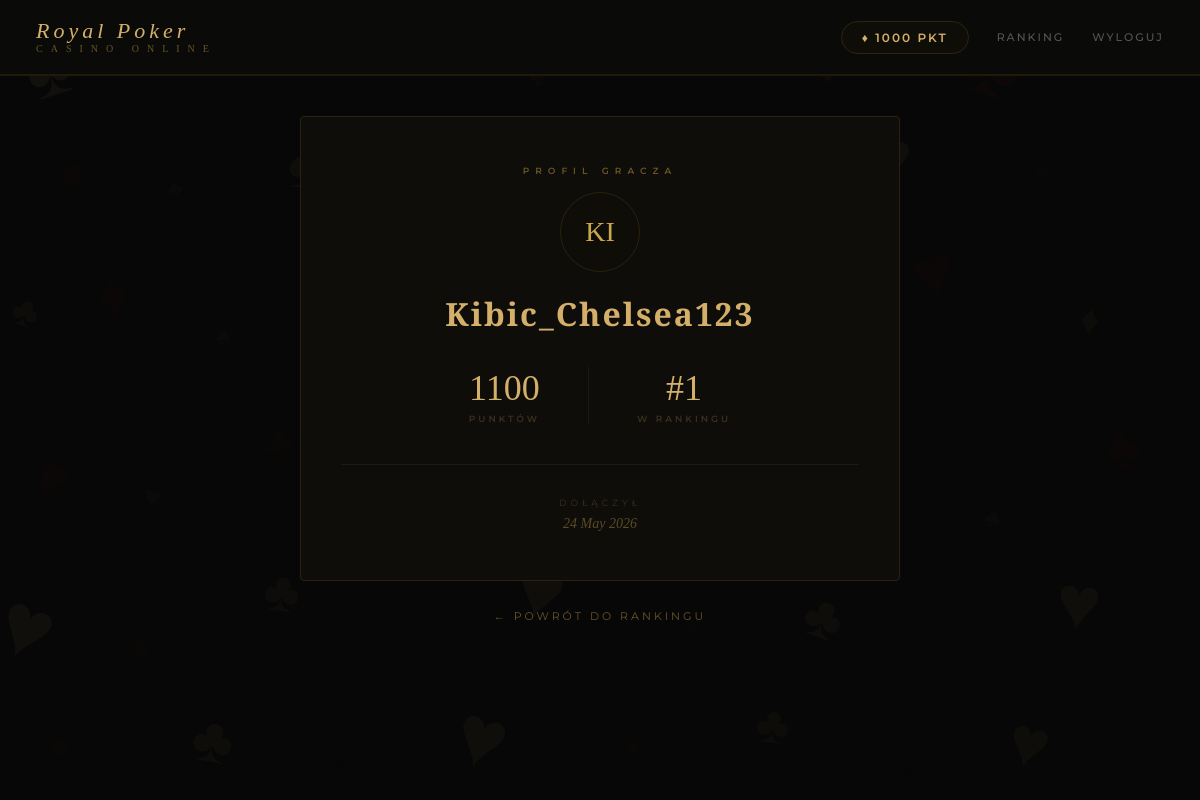
/ranking/profil/Kibic_Chelsea123/ (signed in), run on the app's committed database.
### accounts/models.py (models this page shows)
class Player(AbstractUser):
    points = models.IntegerField(default=1000)
    groups = models.ManyToManyField(
        'auth.Group',
        blank=True,
        related_name='player_set'
    )
    user_permissions = models.ManyToManyField(
        'auth.Permission',
        blank=True,
        related_name='player_set'
    )

### ranking/views.py (the view)
# urls.py: path('profil/<str:username>/', views.profil_view, name='profil'),
def profil_view(request, username):
    player = get_object_or_404(Player, username=username)
    pozycja = Player.objects.filter(points__gt=player.points).count() + 1
    return render(request, 'ranking/profil.html', {'player': player, 'pozycja': pozycja})

### ranking/templates/ranking/profil.html (shortened to what this page needs)
{% extends 'base.html' %}
{% block content %}
<div style="max-width:600px;margin:0 auto;">
    <div class="card" style="text-align:center;padding:48px 40px;">
        <div style="font-size:9px;letter-spacing:6px;color:#6a5525;margin-bottom:16px;font-weight:600;">PROFIL GRACZA</div>
        <div style="width:80px;height:80px;border-radius:50%;background:#0f0d08;border:1px solid #2a220e;display:flex;align-items:center;justify-content:center;font-family:'Playfair Display',serif;font-size:28px;color:#c9a84c;margin:0 auto 20px;">
            {{ player.username|slice:":2"|upper }}
        </div>
        <h2 style="font-size:32px;margin-bottom:4px;">{{ player.username }}</h2>
        <div style="display:flex;justify-content:center;gap:48px;margin-top:32px;">
            <div>
                <div style="font-family:'Playfair Display',serif;font-size:36px;color:#d4af6a;">{{ player.points }}</div>
                <div style="font-size:9px;letter-spacing:3px;color:#3a3020;margin-top:4px;font-weight:600;">PUNKTÓW</div>
            </div>
            <div>
                <div style="font-family:'Playfair Display',serif;font-size:36px;color:#d4af6a;">#{{ pozycja }}</div>
                <div style="font-size:9px;letter-spacing:3px;color:#3a3020;margin-top:4px;font-weight:600;">W RANKINGU</div>
            </div>
        </div>
        <div style="margin-top:40px;padding-top:32px;border-top:1px solid #1a1a1a;">
            <div style="font-size:9px;letter-spacing:4px;color:#3a3020;margin-bottom:8px;">DOŁĄCZYŁ</div>
            <div style="font-family:'Playfair Display',serif;font-style:italic;font-size:14px;color:#5a4a28;">{{ player.date_joined|date:"d F Y" }}</div>
        </div>
    </div>
    <div style="text-align:center;margin-top:8px;">
        <a href="/ranking/" style="font-size:11px;letter-spacing:3px;color:#6a5525;text-decoration:none;">← POWRÓT DO RANKINGU</a>
    </div>
</div>
{% endblock %}

### templates/base.html (shortened to what this page needs)
<!DOCTYPE html>
<html lang="pl">
<head>
</head>
<body>
    <div class="suits-bg">
        <span style="font-size:88px;top:2%;left:2%;opacity:.055;color:#d4af6a;transform:rotate(-18deg)">♠</span>
        <span style="font-size:44px;top:5%;left:10%;opacity:.04;color:#8b2020;transform:rotate(12deg)">♥</span>
        <span style="font-size:26px;top:3%;left:20%;opacity:.03;color:#d4af6a;transform:rotate(-5deg)">♦</span>
        <span style="font-size:60px;top:1%;left:32%;opacity:.035;color:#8b2020;transform:rotate(22deg)">♣</span>
        <span style="font-size:32px;top:7%;left:44%;opacity:.025;color:#d4af6a;transform:rotate(-10deg)">♠</span>
        <span style="font-size:70px;top:2%;left:56%;opacity:.04;color:#8b2020;transform:rotate(8deg)">♥</span>
        <span style="font-size:38px;top:6%;left:68%;opacity:.03;color:#d4af6a;transform:rotate(-20deg)">♦</span>
        <span style="font-size:95px;top:1%;left:80%;opacity:.055;color:#8b2020;transform:rotate(15deg)">♣</span>
        <span style="font-size:28px;top:4%;left:92%;opacity:.03;color:#d4af6a;transform:rotate(-8deg)">♠</span>
        <span style="font-size:50px;top:18%;left:5%;opacity:.035;color:#8b2020;transform:rotate(25deg)">♦</span>
        <span style="font-size:22px;top:22%;left:14%;opacity:.025;color:#d4af6a;transform:rotate(-14deg)">♣</span>
        <span style="font-size:75px;top:15%;left:24%;opacity:.04;color:#d4af6a;transform:rotate(6deg)">♠</span>
        <span style="font-size:34px;top:20%;left:38%;opacity:.03;color:#8b2020;transform:rotate(-22deg)">♥</span>
        <span style="font-size:55px;top:16%;left:50%;opacity:.035;color:#d4af6a;transform:rotate(18deg)">♦</span>
        <span style="font-size:24px;top:24%;left:62%;opacity:.025;color:#8b2020;transform:rotate(-9deg)">♣</span>
        <span style="font-size:80px;top:14%;left:72%;opacity:.045;color:#d4af6a;transform:rotate(12deg)">♥</span>
        <span style="font-size:36px;top:19%;left:86%;opacity:.03;color:#8b2020;transform:rotate(-16deg)">♠</span>
        <span style="font-size:42px;top:36%;left:1%;opacity:.03;color:#d4af6a;transform:rotate(20deg)">♣</span>
        <span style="font-size:66px;top:32%;left:8%;opacity:.04;color:#8b2020;transform:rotate(-11deg)">♦</span>
        <span style="font-size:28px;top:40%;left:18%;opacity:.025;color:#d4af6a;transform:rotate(7deg)">♠</span>
        <span style="font-size:85px;top:30%;left:28%;opacity:.045;color:#8b2020;transform:rotate(-24deg)">♥</span>
        <span style="font-size:30px;top:38%;left:42%;opacity:.025;color:#d4af6a;transform:rotate(13deg)">♦</span>
        <span style="font-size:58px;top:33%;left:54%;opacity:.038;color:#8b2020;transform:rotate(-7deg)">♣</span>
        <span style="font-size:22px;top:42%;left:66%;opacity:.022;color:#d4af6a;transform:rotate(19deg)">♠</span>
        <span style="font-size:72px;top:29%;left:76%;opacity:.042;color:#8b2020;transform:rotate(-13deg)">♥</span>
        <span style="font-size:40px;top:37%;left:90%;opacity:.03;color:#d4af6a;transform:rotate(9deg)">♦</span>
        <span style="font-size:62px;top:55%;left:3%;opacity:.038;color:#8b2020;transform:rotate(-17deg)">♠</span>
        <span style="font-size:30px;top:60%;left:12%;opacity:.025;color:#d4af6a;transform:rotate(14deg)">♥</span>
        <span style="font-size:48px;top:52%;left:22%;opacity:.032;color:#8b2020;transform:rotate(-6deg)">♣</span>
        <span style="font-size:20px;top:62%;left:34%;opacity:.022;color:#d4af6a;transform:rotate(21deg)">♦</span>
        <span style="font-size:78px;top:50%;left:44%;opacity:.042;color:#8b2020;transform:rotate(-15deg)">♠</span>
        <span style="font-size:36px;top:58%;left:58%;opacity:.028;color:#d4af6a;transform:rotate(10deg)">♥</span>
        <span style="font-size:54px;top:53%;left:70%;opacity:.035;color:#8b2020;transform:rotate(-22deg)">♦</span>
        <span style="font-size:26px;top:63%;left:82%;opacity:.022;color:#d4af6a;transform:rotate(16deg)">♣</span>
        <span style="font-size:68px;top:51%;left:92%;opacity:.04;color:#8b2020;transform:rotate(-8deg)">♠</span>
        <span style="font-size:90px;top:72%;left:0%;opacity:.05;color:#d4af6a;transform:rotate(22deg)">♥</span>
        <span style="font-size:38px;top:78%;left:11%;opacity:.03;color:#8b2020;transform:rotate(-12deg)">♦</span>
        <span style="font-size:56px;top:70%;left:22%;opacity:.036;color:#d4af6a;transform:rotate(8deg)">♣</span>
        <span style="font-size:24px;top:80%;left:33%;opacity:.022;color:#8b2020;transform:rotate(-18deg)">♠</span>
        <span style="font-size:82px;top:68%;left:43%;opacity:.046;color:#d4af6a;transform:rotate(14deg)">♥</span>
        <span style="font-size:32px;top:76%;left:57%;opacity:.026;color:#8b2020;transform:rotate(-5deg)">♦</span>
        <span style="font-size:60px;top:73%;left:67%;opacity:.038;color:#d4af6a;transform:rotate(20deg)">♣</span>
        <span style="font-size:28px;top:82%;left:79%;opacity:.022;color:#8b2020;transform:rotate(-10deg)">♠</span>
        <span style="font-size:76px;top:70%;left:88%;opacity:.044;color:#d4af6a;transform:rotate(6deg)">♥</span>
        <span style="font-size:46px;top:90%;left:4%;opacity:.03;color:#8b2020;transform:rotate(-20deg)">♦</span>
        <span style="font-size:64px;top:88%;left:16%;opacity:.038;color:#d4af6a;transform:rotate(11deg)">♣</span>
        <span style="font-size:22px;top:93%;left:28%;opacity:.02;color:#8b2020;transform:rotate(-7deg)">♠</span>
        <span style="font-size:86px;top:86%;left:38%;opacity:.048;color:#d4af6a;transform:rotate(17deg)">♥</span>
        <span style="font-size:34px;top:91%;left:52%;opacity:.026;color:#8b2020;transform:rotate(-13deg)">♦</span>
        <span style="font-size:52px;top:87%;left:63%;opacity:.033;color:#d4af6a;transform:rotate(9deg)">♣</span>
        <span style="font-size:26px;top:94%;left:75%;opacity:.02;color:#8b2020;transform:rotate(-21deg)">♠</span>
        <span style="font-size:70px;top:88%;left:84%;opacity:.04;color:#d4af6a;transform:rotate(15deg)">♥</span>
    </div>
    <nav>
        <a href="/" class="nav-logo">Royal Poker<span>CASINO ONLINE</span></a>
        <div class="nav-links">
            {% if user.is_authenticated %}
                <span class="nav-points">♦ {{ user.points }} PKT</span>
                <a href="/ranking/">RANKING</a>
                <a href="/accounts/logout/">WYLOGUJ</a>
            {% else %}
                <a href="/accounts/login/">LOGOWANIE</a>
                <a href="/accounts/register/">REJESTRACJA</a>
            {% endif %}
        </div>
    </nav>
    <div class="container">
        {% block content %}{% endblock %}
    </div>
</body>
</html>

### templates/base.html (style rules this page uses)
* { margin: 0; padding: 0; box-sizing: border-box; }
body { background-color: #070707; color: #f0e6d3; font-family: 'Montserrat', sans-serif; min-height: 100vh; }
nav { background: #0a0a08; border-bottom: 2px solid #1f1a0a; padding: 20px 36px; display: flex; justify-content: space-between; align-items: center; position: relative; z-index: 3; }
.nav-logo { font-family: 'Playfair Display', serif; font-size: 22px; color: #d4af6a; letter-spacing: 4px; font-style: italic; line-height: 1; text-decoration: none; }
.nav-logo span { font-style: normal; font-size: 10px; letter-spacing: 8px; display: block; color: #6a5525; margin-top: 2px; }
.nav-links { display: flex; align-items: center; gap: 28px; }
.nav-links a { font-size: 11px; color: #555; letter-spacing: 2px; cursor: pointer; font-weight: 500; text-decoration: none; transition: color 0.2s; }
.nav-points { font-size: 12px; color: #d4af6a; letter-spacing: 2px; border: 1px solid #2e2510; padding: 8px 20px; border-radius: 30px; background: #0f0d07; font-weight: 600; }
.container { max-width: 1000px; margin: 40px auto; padding: 0 20px; position: relative; z-index: 2; }
.card { background: #0f0d09; border: 1px solid #2a220e; border-radius: 4px; padding: 40px; margin-bottom: 24px; }
h1, h2 { font-family: 'Playfair Display', serif; color: #d4af6a; margin-bottom: 20px; letter-spacing: 2px; }
.suits-bg { position: fixed; top: 0; left: 0; right: 0; bottom: 0; z-index: 0; pointer-events: none; overflow: hidden; }
.suits-bg span { position: absolute; font-family: 'Playfair Display', serif; user-select: none; }

### data on the page
Player: points "1000"
Player: username "KI", username "Kibic_Chelsea123", points "1100", date_joined "24 May 2026"

### other printed values
{{ pozycja }} "1"
